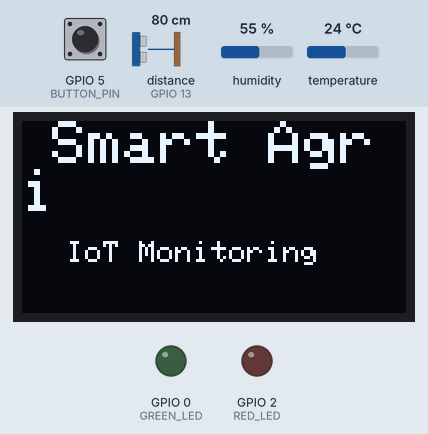
Simulated run of this sketch. Board: ESP8266 (NodeMCU). On the bench: 128×64 one-colour display, output pins drawn as LEDs (lit = HIGH). The inputs (shaded band) are chosen by the test bench; at power-on: distance to the obstacle (sensor on GPIO 13) 80 cm, temperature 24 °C, GPIO 5 (BUTTON_PIN) HIGH, humidity 55 %. The echo pulse lasts 58.3 µs per cm; WiFi joins after 1.5 s; servers stay silent unless stated; what the sketch prints to the serial monitor is not drawn.

Above: at 1.6 s.
At 4.7 s:
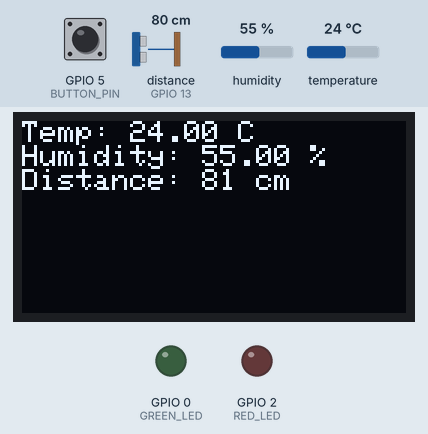
4.8 s: distance to the obstacle (sensor on GPIO 13) set to 22 cm
At 6.2 s:
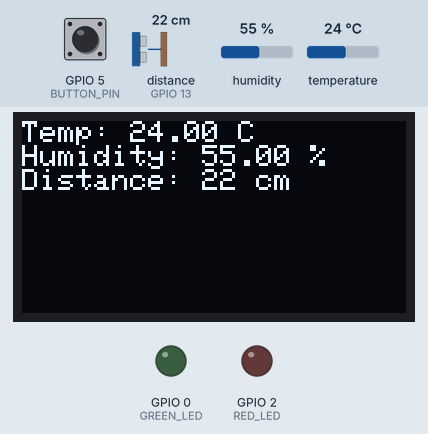
7.5 s: distance to the obstacle (sensor on GPIO 13) set to 17 cm
At 8.4 s:
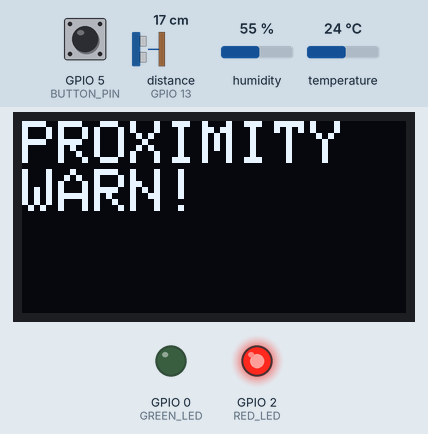
10.2 s: temperature set to 41 °C
16.2 s: GPIO 5 (BUTTON_PIN) pulled LOW for 2.35 s
At 19.2 s:
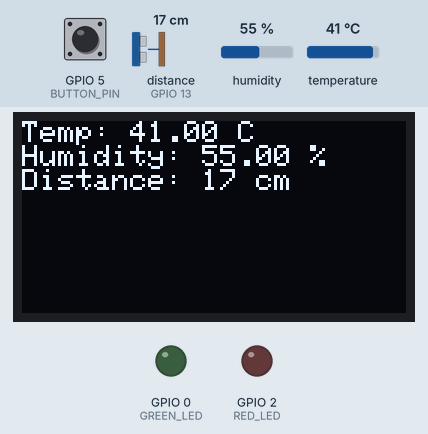
22.1 s: distance to the obstacle (sensor on GPIO 13) set to 35 cm
24.8 s: GPIO 5 (BUTTON_PIN) pulled LOW for 2.35 s
At 30.5 s:
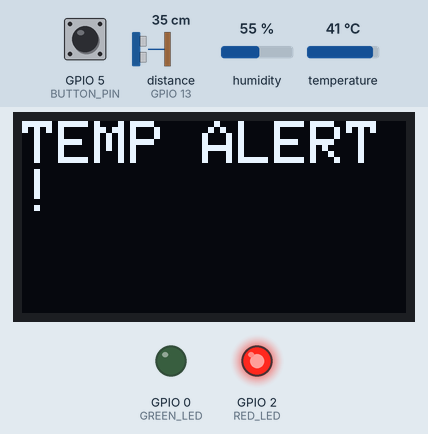
Timing chart, 0 to 31.9 s (numbered marks = the images above; inputs shaded):
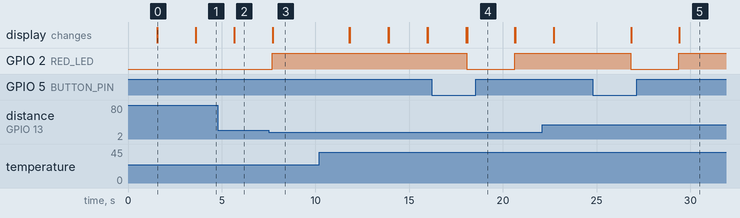

Measured:
- the behaviour switches between 20 and 19 cm on distance to the obstacle (sensor on GPIO 13) (found by bisection; images 2 and 3)
- after the input at 4.8 s, the display: changes after 0.86 s (image 2)
- after the input at 7.5 s, GPIO 2 (RED_LED): LOW → HIGH after 0.19 s; the display: changes after 0.21 s (image 3)
- after the input at 16.2 s, GPIO 2 (RED_LED): HIGH → LOW after 1.9 s, → HIGH 2.6 s later; the display: first differs from a run without the input after 1.9 s (image 4)
- after the input at 24.8 s, GPIO 2 (RED_LED): HIGH → LOW after 2.0 s, → HIGH 2.6 s later; the display: first changes after 2.0 s (image 5 shows a later state)
- what the display in image 0 shows lasts 2.0 s, from 1.6 s to 3.6 s

The sketch:

Only_Read_UID.ino
```cpp
#include <ESP8266WiFi.h>
#include <Wire.h>
#include <Adafruit_GFX.h>
#include <Adafruit_SSD1306.h>
#include <DHT.h>
#include <NewPing.h>

// WiFi Credentials
const char* WIFI_SSID = "YourWiFiSSID";
const char* WIFI_PASSWORD = "YourWiFiPassword";

// Explicit NodeMCU Pin Mapping
#define DHTPIN 4            // GPIO4 (D2)
#define TRIGGER_PIN 12       // GPIO12 (D6)
#define ECHO_PIN 13          // GPIO13 (D7)
#define BUTTON_PIN 5         // GPIO5 (D1)
#define GREEN_LED 0          // GPIO0 (D3)
#define RED_LED 2            // GPIO2 (D4)

#define DHTTYPE DHT11        // DHT 11 Sensor Type
#define SCREEN_WIDTH 128     // OLED display width
#define SCREEN_HEIGHT 64     // OLED display height
#define OLED_RESET -1        // Reset pin #

// Object Initializations
DHT dht(DHTPIN, DHTTYPE);
NewPing sonar(TRIGGER_PIN, ECHO_PIN);
Adafruit_SSD1306 display(SCREEN_WIDTH, SCREEN_HEIGHT, &Wire, OLED_RESET);

// Global Variables
float temperature = 0.0;
float humidity = 0.0;
int distance = 0;
bool alertMode = false;

// Thresholds
const int TEMP_THRESHOLD_HIGH = 35;  // High temperature warning
const int TEMP_THRESHOLD_LOW = 10;   // Low temperature warning
const int DISTANCE_THRESHOLD = 20;   // Proximity alert in cm

void setup() {
  Serial.begin(115200);

  // WiFi Connection
  WiFi.begin(WIFI_SSID, WIFI_PASSWORD);
  while (WiFi.status() != WL_CONNECTED) {
    delay(500);
    Serial.print(".");
  }
  Serial.println("\nWiFi Connected");

  // OLED Display Initialization
  if(!display.begin(SSD1306_SWITCHCAPVCC, 0x3C)) {
    Serial.println(F("SSD1306 allocation failed"));
    for(;;);
  }
  display.clearDisplay();
  display.setTextColor(SSD1306_WHITE);

  // Pin Mode Setup
  pinMode(BUTTON_PIN, INPUT_PULLUP);
  pinMode(GREEN_LED, OUTPUT);
  pinMode(RED_LED, OUTPUT);

  // Sensor Initializations
  dht.begin();

  // Initial Display
  displayWelcomeScreen();
}

void loop() {
  readSensors();
  checkEnvironmentalConditions();
  updateDisplay();

  if(digitalRead(BUTTON_PIN) == LOW) {
    resetAlert();
    delay(500);
  }

  delay(2000);
}

void readSensors() {
  temperature = dht.readTemperature();
  humidity = dht.readHumidity();
  distance = sonar.ping_cm();
}

void checkEnvironmentalConditions() {
  if(temperature > TEMP_THRESHOLD_HIGH || temperature < TEMP_THRESHOLD_LOW) {
    triggerAlert("TEMP ALERT!");
  }

  if(distance > 0 && distance < DISTANCE_THRESHOLD) {
    triggerAlert("PROXIMITY WARN!");
  }
}

void triggerAlert(String alertMessage) {
  alertMode = true;
  digitalWrite(RED_LED, HIGH);

  display.clearDisplay();
  display.setTextSize(2);
  display.setCursor(0,0);
  display.println(alertMessage);
  display.display();
}

void resetAlert() {
  alertMode = false;
  digitalWrite(RED_LED, LOW);
  updateDisplay();
}

void updateDisplay() {
  if(!alertMode) {
    display.clearDisplay();
    display.setTextSize(1);

    display.setCursor(0,0);
    display.print("Temp: ");
    display.print(temperature);
    display.println(" C");

    display.print("Humidity: ");
    display.print(humidity);
    display.println(" %");

    display.print("Distance: ");
    display.print(distance);
    display.println(" cm");

    display.display();
  }
}

void displayWelcomeScreen() {
  display.clearDisplay();
  display.setTextSize(2);
  display.setCursor(10,0);
  display.println("Smart Agri");
  display.setTextSize(1);
  display.setCursor(15,40);
  display.println("IoT Monitoring");
  display.display();
  delay(2000);
}
```
